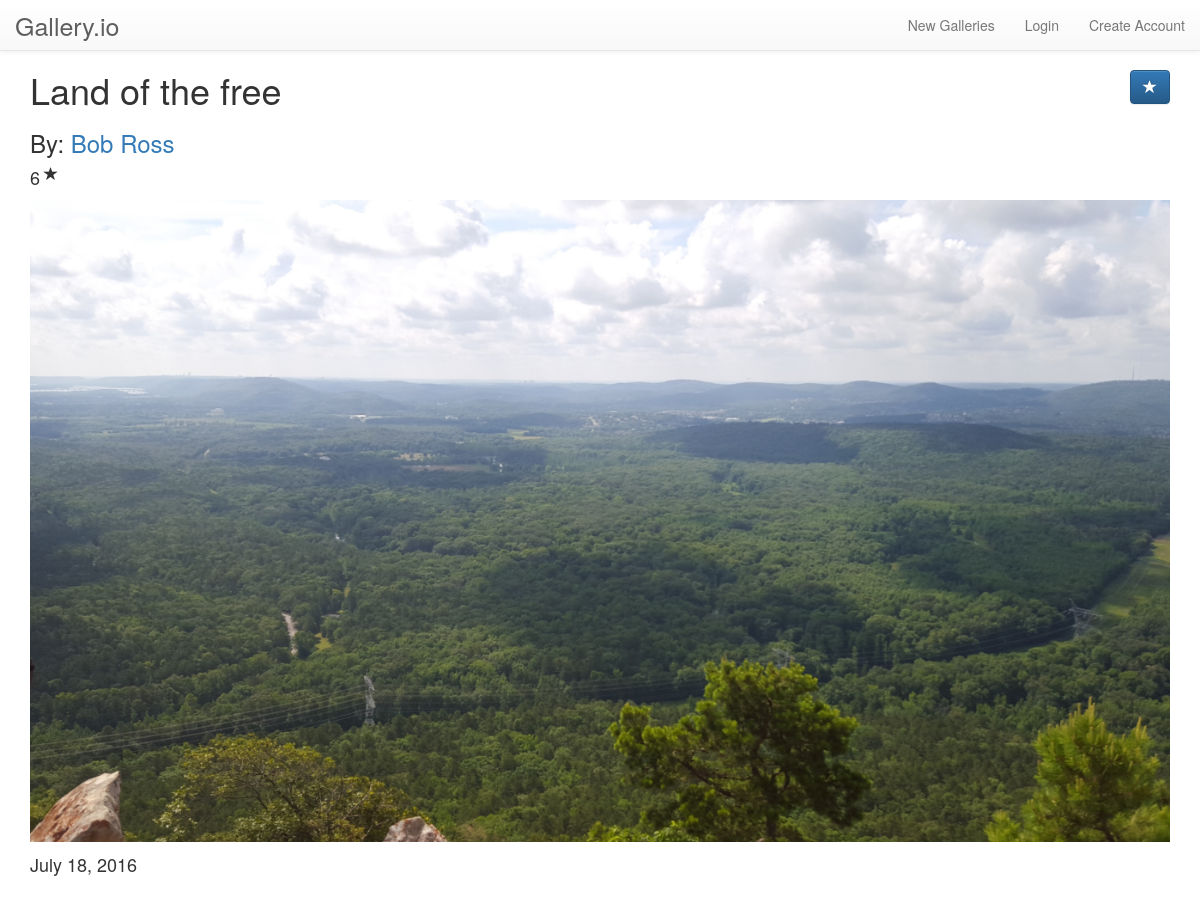
The page /art_piece/3/ on the database its author committed.
### showcase/models.py (models this page shows, shortened)
class ArtPiece(models.Model):
    title = models.CharField(max_length=200)
    pub_date = models.DateField('date published', default=timezone.now)
    image = models.ImageField()
    artist = models.CharField(max_length=100)
    gallery = models.ForeignKey('Gallery', on_delete=models.CASCADE)
    stars = models.IntegerField(default=0)
    description = models.TextField(max_length=1000, default='')

### showcase/views.py (the view)
# urls.py: url(r'^art_piece/(?P<art_id>[0-9]+)/$', views.art_piece, name='art'),
def art_piece(request, art_id):
    art_piece = get_object_or_404(ArtPiece, pk=art_id)
    context = {
        'image': art_piece,
        'title': art_piece.title,
    }
    return render(request, 'showcase/art.html', context)

### showcase/templates/showcase/art.html (shortened to what this page needs)
{% extends "showcase/base.html" %}
{% block content %}
  <h1 class="gallery-title">
    {{ image.title }}
    <form id="rate-form" action="{% url 'showcase:star_art' image.id %}" method="post" class="rate-form">
      <button type="submit" class="btn btn-primary pull-right" id="starBtn" value="star">
        <span class="glyphicon glyphicon-star" aria-hidden="true"></span>
      </button>
    </form>
  </h1>
  <h3>By: <a href="#">{{ image.artist }}</a></h3>
  <div class="gallery-rating">
      <h4>{{ image.stars }}</h4>
      <span class="glyphicon glyphicon-star" aria-hidden="true"></span>
  </div>
  <img src="{{ image.image.url }}" alt="{{ image.title }}" class="img-responsive"/>
  <p class="pub-date">{{ image.pub_date }}</p>
{% endblock content %}

### showcase/static/showcase/style.css (style rules this page uses)
.gallery-title * { display: inline; }
.gallery-title form { text-align: right; }
.gallery-rating { vertical-align: middle; padding-bottom: 10px; }
.gallery-rating span { margin-bottom: 10px; vertical-align: middle; }
.gallery-rating h4 { text-align: left; display: inline; vertical-align: middle; }
.pub-date { padding-top: 10px; font-size: 18px; }
body { padding-bottom: 50px; }

### rows shown on the page
ArtPiece: title "Land of the free", artist "Bob Ross", stars "6", image (picture), pub_date "July 18, 2016"
